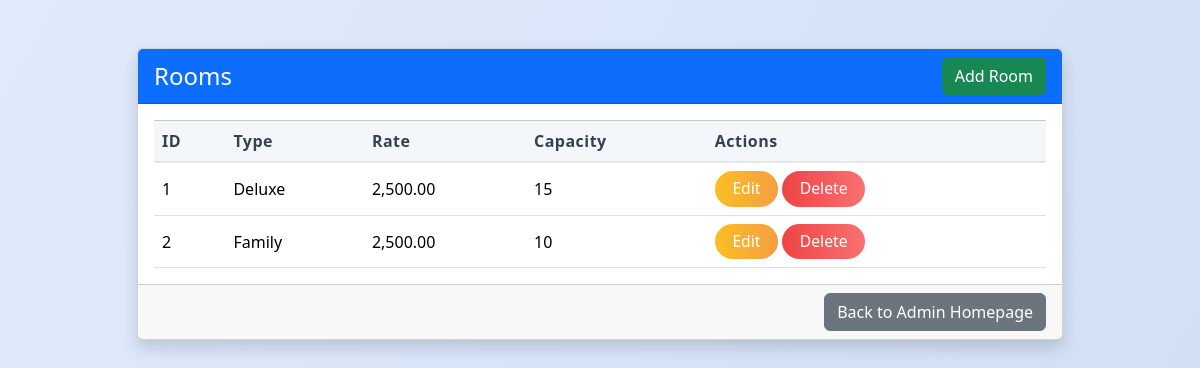
Page /manage_rooms.php (signed in) on the committed database.
### tables this page shows
CREATE TABLE `room` (
  `Room_ID` int(11) NOT NULL,
  `Room_Type` varchar(255) NOT NULL,
  `Room_Rate` decimal(10,2) NOT NULL,
  `Room_Cap` int(11) NOT NULL
);

### classes/database.php (called while the page is built, shortened)
<?php
class Database {
    private $host = "localhost";
    private $db_name = "guest_accommodation_system";
    private $username = "root";
    private $password = "";
    public $conn;
    public function connect() {
        $this->conn = new mysqli(
            $this->host,
            $this->username,
            $this->password,
            $this->db_name
        );
    }
    public function getConnection() {
        return $this->conn;
    }
    public function getAllRooms() {
        $conn = $this->getConnection();
        $result = $conn->query("SELECT * FROM room");
        $rooms = [];
        if ($result) {
            while ($row = $result->fetch_assoc()) {
                $rooms[] = $row;
            }
        }
        return $rooms;
    }
}
?>

### manage_rooms.php (the view, shortened to what this page needs)
<?php
require_once('classes/database.php');
$db = new Database();
$rooms = $db->getAllRooms();
?>
<!doctype html>
<html lang="en">
<head>
  <link rel="stylesheet" href="./bootstrap-5.3.3-dist/css/bootstrap.css">
  <link rel="stylesheet" href="style2.css">
</head>
<body class="bg-light">
<div class="container py-5">
  <div class="row justify-content-center">
    <div class="col-lg-10">
      <div class="card shadow glass-card">
        <div class="card-header bg-primary text-white d-flex justify-content-between align-items-center">
          <h4 class="mb-0">Rooms</h4>
          <a href="add_room.php" class="btn btn-success">Add Room</a>
        </div>
        <div class="card-body">
          <table class="table table-bordered table-hover align-middle mb-0">
            <thead class="table-light">
              <tr>
                <th>ID</th>
                <th>Type</th>
                <th>Rate</th>
                <th>Capacity</th>
                <th>Actions</th>
              </tr>
            </thead>
            <tbody>
              <?php foreach($rooms as $row): ?>
              <tr>
                <td><?= $row['Room_ID'] ?></td>
                <td><?= htmlspecialchars($row['Room_Type']) ?></td>
                <td><?= number_format($row['Room_Rate'], 2) ?></td>
                <td><?= $row['Room_Cap'] ?></td>
                <td>
                  <a href="update_room.php?id=<?= $row['Room_ID'] ?>" class="btn btn-warning btn-sm">Edit</a>
                  <a href="delete_room.php?id=<?= $row['Room_ID'] ?>" class="btn btn-danger btn-sm" onclick="return confirm('Delete this room?');">Delete</a>
                </td>
              </tr>
              <?php endforeach; ?>
            </tbody>
          </table>
        </div>
        <div class="card-footer text-end">
          <a href="admin_homepage.php" class="btn btn-secondary">Back to Admin Homepage</a>
        </div>
      </div>
    </div>
  </div>
</div>
</body>
</html>

### style2.css (style rules this page uses)
body { background: linear-gradient(120deg, #e0eafc 0%, #cfdef3 100%); min-height: 100vh; font-family: 'Segoe UI', 'Roboto', Arial, sans-serif; color: #23272f; margin: 0; }
.table th, .table td { vertical-align: middle; border: none; }
.table thead th { background: #f4f7fa; color: #334155; font-weight: 700; font-size: 1em; border-bottom: 2px solid #e5e7eb; letter-spacing: 0.03em; }
.table tbody tr { transition: background 0.18s; }
.btn-action, .btn-warning, .btn-danger { border-radius: 1.5rem !important; font-weight: 500; padding: 0.38rem 1.1rem; box-shadow: 0 2px 8px rgba(6,182,212,0.06); border: none; transition: background 0.18s, color 0.18s, transform 0.18s; font-size: 0.98em; }
.btn-warning { background: linear-gradient(90deg, #fbbf24 0%, #f59e42 100%); color: #fff; }
.btn-danger { background: linear-gradient(90deg, #ef4444 0%, #f87171 100%); color: #fff; }

### rows in the picture
room: Room_ID "1", Room_Type "Deluxe", Room_Rate "2,500.00", Room_Cap "15"
room: Room_ID "2", Room_Type "Family", Room_Rate "2,500.00", Room_Cap "10"
